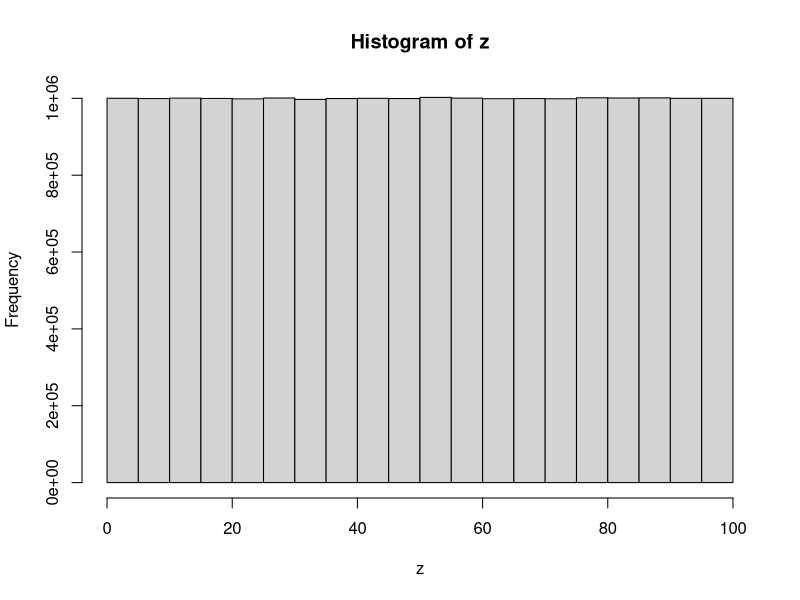

R code for this plot:
## ---- chunk 1
knitr::opts_chunk$set(message=FALSE,warning=FALSE, cache=FALSE)
## ---- chunk 2
#List of computations
3+2
1+2
3-2
4*6
5/3
(1+6+4)/5

## ---- chunk 3

zoren <- 1
abc <- 2
zoren + abc

x <- c(1,2,3)
y <- c(5,6,7)

x+y
x*y
x/y

## ---- chunk 4

z<- length(100) # start with an empty length variable and then plug in 100 into it
for (x in 1:100){
  z[x] <- x
}
print(z)
## ---- chunk 5
z<- seq(1,100,1)
print(z)
## ---- chunk 6
sum(1:100)

## ---- chunk 7
func_addingintergers <- function(a,b) {
  return(sum(seq(a,b,1)))
  
}

func_addingintergers(1,10)
func_addingintergers(87,90)
## ---- chunk 8
z<- seq(1,100,2)
print(z)
## ---- chunk 9
a<- 1
b<-"Hello World"
d<-"3"
print(a)

class(d)

vector<- c(1,2,3,4,5,6,7,8)
vector[2:4]
vector[c(2,2,2,2,2)]
vector[vector <6] # show the numbers less than 7
vector[vector>=6] # greater or equal to 6
vector[vector!=4] # show numbers that are not 5

vector[8]<-3000 # put 3000 in the place of 8th number
vector

vector[1:2] <- 10

class(vector)
vector[7]<- "j" # put a number in the 7th place in the vector

vector

a<-c("1","2","3")
class(a)
b<- a
class(b)
as.numeric(b) # store charecters 123 as a number

a<- "ljjasjdflsjasf;lasdjflk;asdjfl;asdjfl"
strsplit(a,split="") # if you had a paragraph and you wanted to split the paragraph or put a period in R

a[1]

b[(1)][5]

example_list <- list(a=11, b=4, d=c(1,2,3,4))
example_list


data.frame() # particular way of structuring data


f<- matrix(0,nrow = 5, ncol = 3) # creating 5 rows and 3 columns

first_names <- c("asdf", "Asdfasd","asdfasdf")
ages<-c(3343,23122,67456)
grades<-c(89,56,99)

everybody <- data.frame(first_names,ages,grades)

everybody$ages[2] <- 12
## ---- chunk 10
x <- seq(1:1000)
y <- (0)
for (i in 2:999) {
  y<- c(x[y<=i],x[x>i & x%% i >0])
  x<-y
}
y

## ---- chunk 11
sample(1:100, 100, replace = T) 

## ---- chunk 12
sample(1:100, 25, replace = T) 

## ---- chunk 13
z<-c(10,11,12,13,14,15,16,17,18,19)
mean_zoren <- function(x) {
  mean_func <-0 # I need to initialize something if I want to use it in something else
  for (i in 1:length(x)) {
    mean_func<-mean_func + x[i]
    
  }
  mean_func<- mean_func/length(x)
    return(mean_func)
  }
mean_zoren(z)
## ---- chunk 14
mean_function <- function(z)
  return(sum(z)/length(z))
test_numbers<-c(4,30,12,10)
mean_function(test_numbers)

## ---- chunk 15
z<-c(5,6,7,8,9,10)
mode_function <- function(z) {
  while(length(z) > 2) {
    loc <- match(c(max(z),min(z)),z)
    z<-z[-loc]
  }
  if (length(z) == 2) {
     z <- (z[1]+z[2])/2
    }
  return(z)
}
mode_function (z)

  

## ---- chunk 16
z<-c(20,21,22,23,24,25,26,27,28,29,30)
my_range<- function(z) {
  range_function <- max(z)-min(z)
  return(range_function) }
my_range(z)
  

## ---- chunk 17
z<-c(20,21,22,23,24,25,26,27,28,29,30)
my_StandardDeviation<- function(z) {
  mean_function <- mean(z)
  var <- 0
  for (i in 1:length(z)){
    var<- var + (mean_function - x[i])^2
    var<- var/length(z)
    StDev <- sqrt(var)
    }
return(StDev)
my_StandardDeviation(z)
}
    
## ---- chunk 18
my_string <- "this one is not that bad"
nchar(my_string)

## ---- chunk 19
my_string <- "this one is not that bad"
count_words <- length(strsplit(my_string,' ')[[1]])
print(count_words)
## ---- chunk 20
my_string <- "This class is very hands on. You learn by practice. Looking forward to disecting more problems."
count_sentences <- length(strsplit(my_string,"\\.")[[1]])
print(count_sentences)
## ---- chunk 21
my_string <- "one small step for man, one giant leap for mankind"
find <-"a"
count_character <- length(which(strsplit(my_string,"")[[1]]==find))
print(count_character)
## ---- chunk 22
mytest_word <- "the"
mytest_sentence <- "It is a nice day in the neighborhood" 
new_splitsentence <- strsplit(mytest_sentence," ")
mytest_word %in% new_splitsentence
## ---- chunk 23
print(as.numeric(Sys.time())*1000, digits=15)
## ---- chunk 24
time_start <- as.numeric(Sys.time())
ed <- length(100)
for (i in 1:100) {
  ed[i] <- i
}
time_end <- as.numeric(Sys.time())
time_run <- time_end - time_start
print(time_run)
## ---- chunk 25

## ---- chunk 26
result <-1
for (j in 2:100){
  if(j %% 3 == 0){
    if (j %% 5 == 0) {
      result <-paste(result, "FizzBuzz", sep = ",") }
        else {result <- paste(result,"Fizz", sep = ", ")
    }
  }
  else if (j %% 5 == 0) {
    result <- paste(result, "Buzz", sep = ", ")
  }
  else {
    result <- paste(result, j, sep = ", ")
  }
}
print(result)

## ---- chunk 27
z <-"lets see what happens"
table(unlist(strsplit(z,split="")))

## ---- chunk 28
digits <- c(9,8,7,6,5,4,3,2,1)
letters <- c("a","s","d","j","k","l","m","n","o")
table <- data.frame(digits,letters)
print(table)
## ---- chunk 29
z<-runif(20000000,0,100)
hist(z)
## ---- chunk 30
z< c(1,2,3,4,5,6,7,8,9)
for(i in 1:2){
  for(j in 1:2){
    print(i*j)
  }
}

## ---- chunk 31
start_sequence <- c(99,399,130,140,550,20,20,30,20,40,50,2)
numbers <- unique(start_sequence)
scrambled_numbers <- sample(numbers)
encryption_key <- data.frame(numbers,scrambled_numbers)

encrypt_numbers <-function(input_sequence,key){
  encrypted_sequence<-c()
  for(i in 1:length(input_sequence)){
    original_number <- input_sequence[i]
    new_number <- key[key$numbers==original_number,]$scrambled_numbers
    encrypted_sequence[i] <- new_number
  }
  return(encrypted_sequence)
}

encrypt_numbers(start_sequence,encryption_key)


## ---- chunk 32
tot_sum<-0 # this problem tells how many times you roll a dice to get sum total of the numbers to equal 100 or more
number_of_rolls<-0
while(tot_sum < 100){
  number_of_rolls <- number_of_rolls+1
  tot_sum <-tot_sum+sample(c(1,2,3,4,5,6),1)
}
number_of_rolls
## ---- chunk 33
save_rolls <- c()
for(sims in 1:100){
  total_sum<-0
  number_of_rolls<-0
  while(total_sum < 25){
    number_of_rolls <- number_of_rolls+1
    total_sum <-total_sum+sample(c(1,2,3,4,5,6),1)
  }
  save_rolls[sims] <- number_of_rolls
}
mean(save_rolls)
## ---- chunk 34
snakesladders_board <- c(1,2,11,4,5,17,7,8,18,12,11,12,13,4,15,16,17,18,
              8,20,21,20,23,16,25,26,27,28,29,30,31,32)

run_game <- function(a_board){
  count <- 0
  position <- 1
  while(position < 25){
    count <- count+1
    position <- a_board[position+sample(seq(1,6),1)]
  }
  return(count)
}

mean(replicate(10000,run_game(snakesladders_board)))
## ---- chunk 35
calc_probability <- data.frame(c(2:12),replicate(11,0))
for (i in 1:1000) {
  roll <- sum(sample(1:6, 2, replace = TRUE))
  for (j in 2:12) {
    if (roll == j) {
      calc_probability[j-1,2] = calc_probability[j-1,2] + 1
    }
  }
}
calc_probability[,2] = calc_probability[,2]/1000
print(calc_probability)
## ---- chunk 36
doors<- c("A","B","C")
zdata= c()
for (i in 1:100) 
  {
  prize <- sample (doors) [1]
  pick <- sample (doors) [1]
  open <- sample (doors [which(doors !=pick & doors !=prize)]) [1] 
  switchyes <- doors[which(doors != pick & doors != open)]
  if(pick == prize) {zdata=c(zdata, "noswitchwin")}
  if(switchyes == prize) {zdata=c(zdata, "switchwin")}
  
  length(which(zdata == "switchwin"))
  length(which(zdata == "noswitchwin"))
  
}
## ---- chunk 37

doors<-rep(0,100)

for(i in 1:100) {
  for(j in seq(i,100,by=i)){
    if(doors[j]==0){
      doors[j]<-1
      } else {
        doors[j]<-0
      }
    }
  }
doors

## ---- chunk 38
z <- 99
first_sentence <- "bottles of beer on the wall,"
second_sentence <- "bottles of beer. Take one down, pass it around,"
third_sentence <- "bottles of beer on the wall!"
while (z > 0) {
  each_sentence <- paste(z,first_sentence,z,second_sentence,z-1,third_sentence)
  print(each_sentence)
  z = z -1
}

